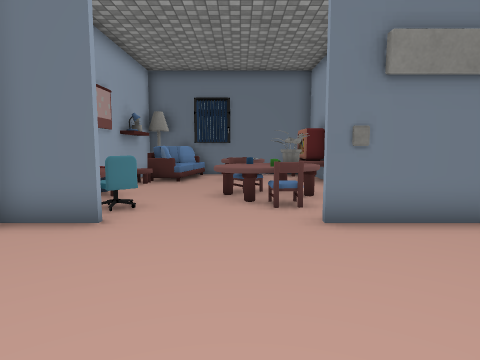
View 1 (above)

17 first-person views from a walk through a scene from a Unity 3-D project. The camera is 1.2 m above the floor, tilts 6° down and sees 75° across. The floor is counted in squares, 0.9 m on a side. Each view is taken from the middle of a square. On the plan, view 1 faces up. The plan holds only what a view shows up to about 14 squares ahead; the rest is blank. The player is left out. Some surface patterns are stand-ins.

View 2
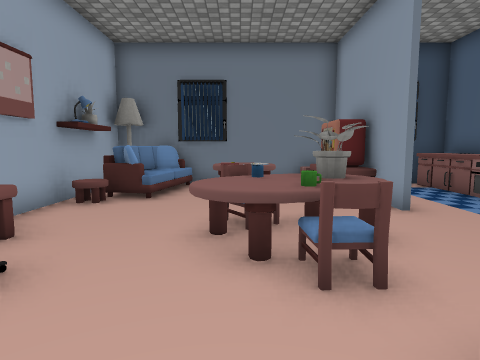

View 3
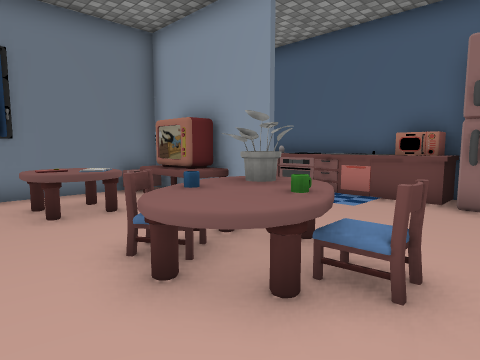

View 4
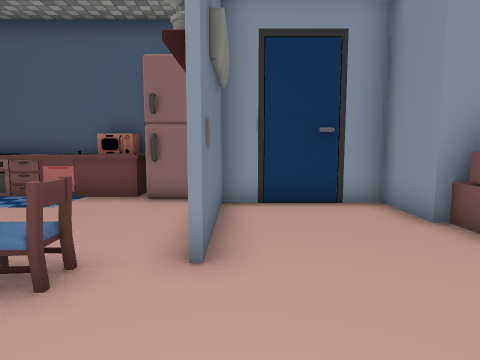

View 5
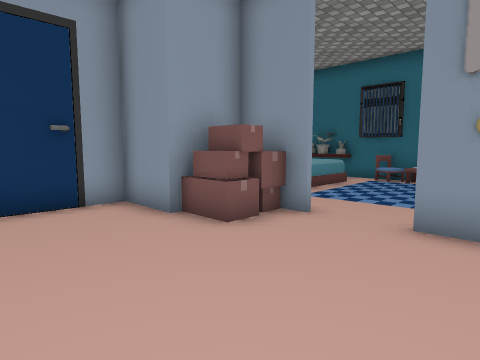

View 6
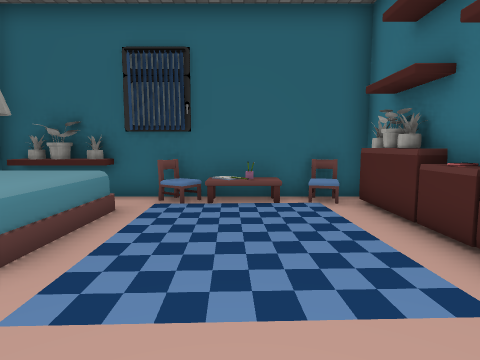

View 7
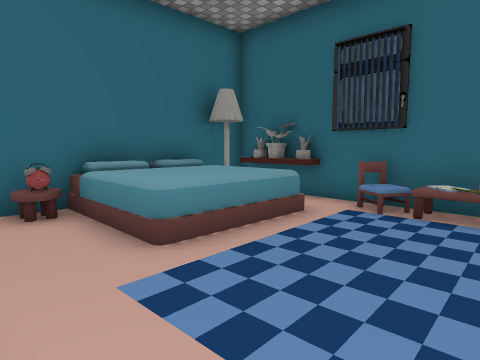

View 8
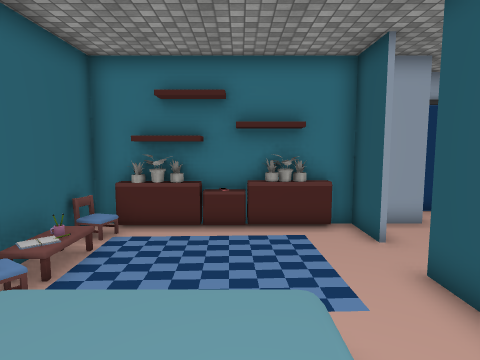

View 9
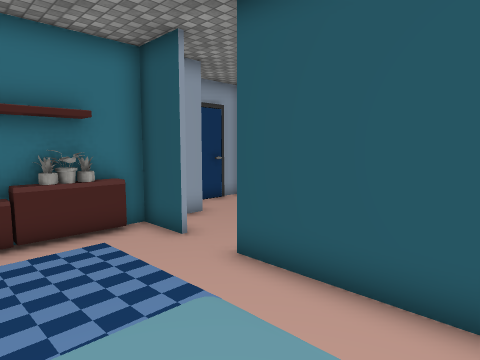

View 10
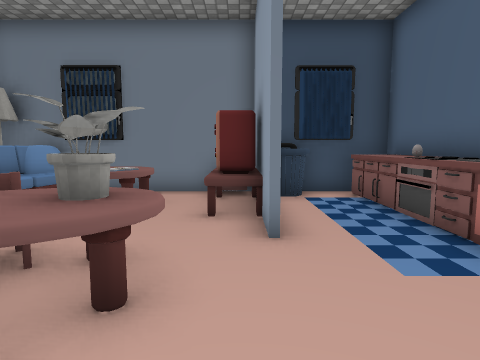

View 11
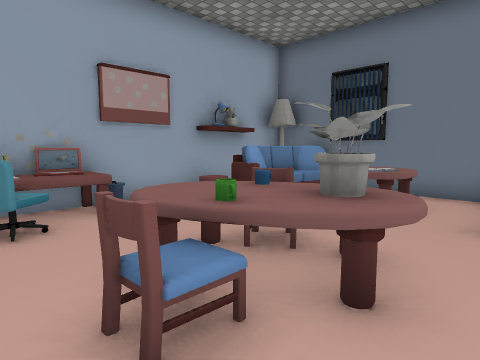

View 12
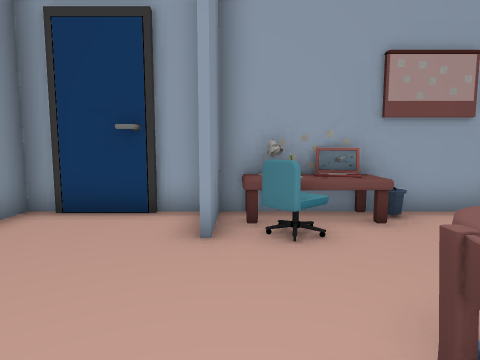

View 13
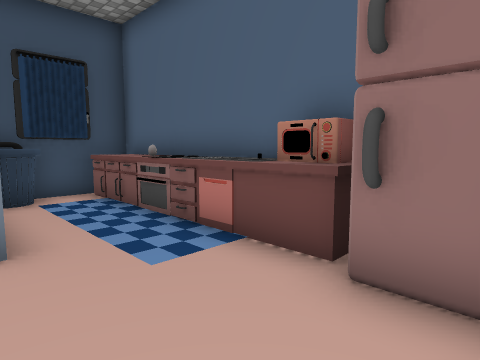

View 14
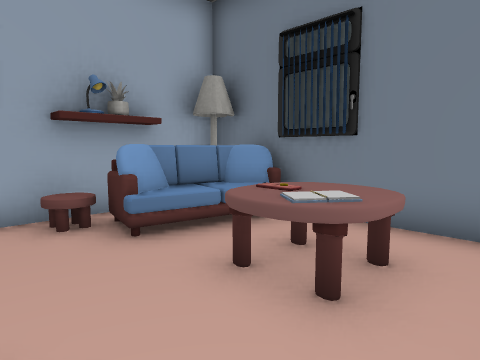

View 15
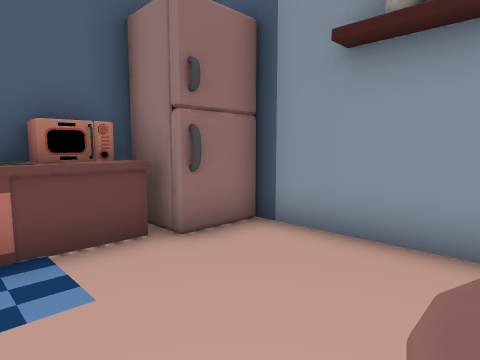

View 16
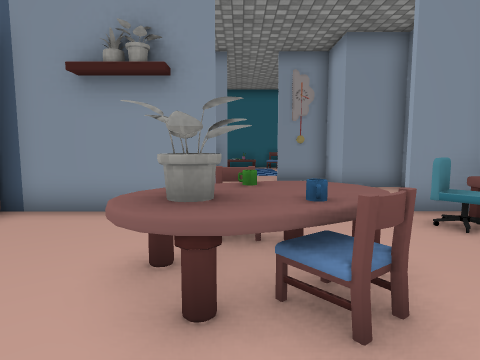

View 17
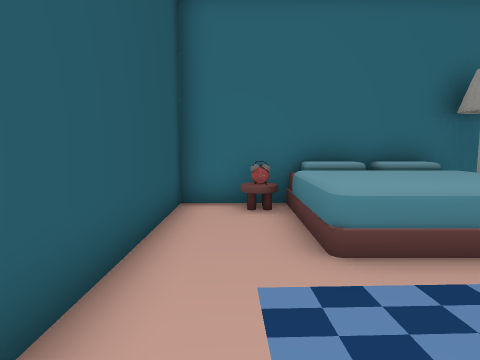

### Floor plan
Points are (right, up) in squares from view 1. A wall is a line through its corners. A room is listed if a view was taken in it or the views show most of it. See-through windows are left out.
Room 1 (views 1, 2, 3, 4, 5, 6, 7, 8, 9, 10, 11, 12, 13, 14, 15, 16, 17)
walls: (2.4, 5.6) (6, 5.6); (-2.4, 5.4) (-3.5, 5.4); (4.9, 5.4) (2.4, 5.4); (3.4, 0.6) (3.4, 1.6) (5.4, 1.6) (5.4, 5.5); (-0.4, -0.6) (-2.5, -0.6); (-1.5, -0.4) (-0.5, -0.4); (-4.5, 5.6) (-2.5, 5.6); (3.4, 10.5) (3.4, 11.5); (7.4, 7.2) (7.4, 15.4) (-4.4, 15.4) (-4.4, 1.6) (-2.4, 1.6) (-2.4, -1.6); (-2.4, -7.4) (-2.4, -8.4) (4.5, -8.4); (6.4, -8.4) (7.4, -8.4) (7.4, -0.6) (3.4, -0.6)
low walls: (6.2, 7.6) (6.2, 8.6); (6.2, 14.4) (6.2, 15)
objects: other object (-5, 8); other object (-4, 6); other object (-4, 7) to (-4, 8); other object (-4, 12); other object (-4, 13); other object (-4, 14); other object (-4, 15); other object (-3, -8) to (-2, -1); other object (-3, 6); other object (-3, 12) to (-3, 13); other object (-3, 14) to (-2, 15); other object (-2, -7); other object (-2, -6); other object (-2, -5) to (-2, -4); other object (-2, -3); other object (-2, -2); other object (-2, 13) to (-2, 14); other object (-1, -8); other object (-1, 12) to (1, 14); other object (0, 10); other object (1, 7); other object (1, 9); other object (2, 0) to (3, 1); other object (2, 5); other object (2, 9); other object (2, 15) to (3, 15); other object (3, -8); other object (3, 12) to (3, 14); other object (4, 14) to (5, 15); other object (5, -9) to (7, -8); other object (5, -8); other object (5, -7); other object (6, -8); other object (6, 7); other object (6, 9) to (7, 14); other object (7, -7); other object (7, -2); other object (7, 8) to (7, 9)

Where each view was taken, in squares from view 1:
view 1: 0 up, 0 right, facing up
view 2: 4 up, 0 right, facing up
view 3: 6 up, 2 left, facing up-right
view 4: 5 up, 2 left, facing right
view 5: 5 up, 2 left, facing down-right
view 6: 0 up, 1 right, facing down
view 7: 1 down, 0 right, facing down-right
view 8: 4 down, 7 right, facing left
view 9: 5 down, 6 right, facing up-left
view 10: 6 up, 3 right, facing up
view 11: 6 up, 3 right, facing up-left
view 12: 6 up, 2 right, facing left
view 13: 6 up, 3 right, facing up-right
view 14: 10 up, 2 right, facing up-left
view 15: 10 up, 2 right, facing down-right
view 16: 12 up, 1 right, facing down
view 17: 2 down, 0 right, facing right
